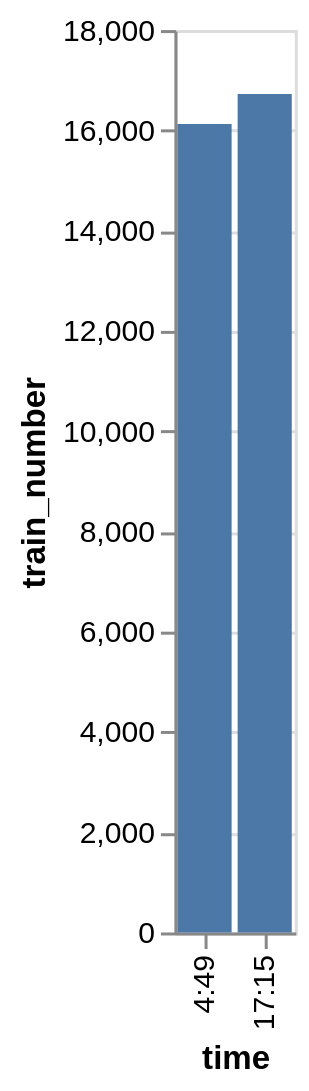

Write the Vega-Lite specification saved for this chart.
### Vega-Lite specification from a JSON file in a GitHub repository (floating-point values rounded to 4 significant figures)
{"data": {"values": [{"x_data": "17:15", "y_data": 16724}, {"x_data": "4:49", "y_data": 16128}]}, "mark": "bar", "encoding": {"x": {"field": "x_data", "type": "nominal", "title": "time", "sort": {"op": "sum", "field": "y_data", "order": "ascending"}}, "y": {"field": "y_data", "type": "quantitative", "title": "train_number"}}}
